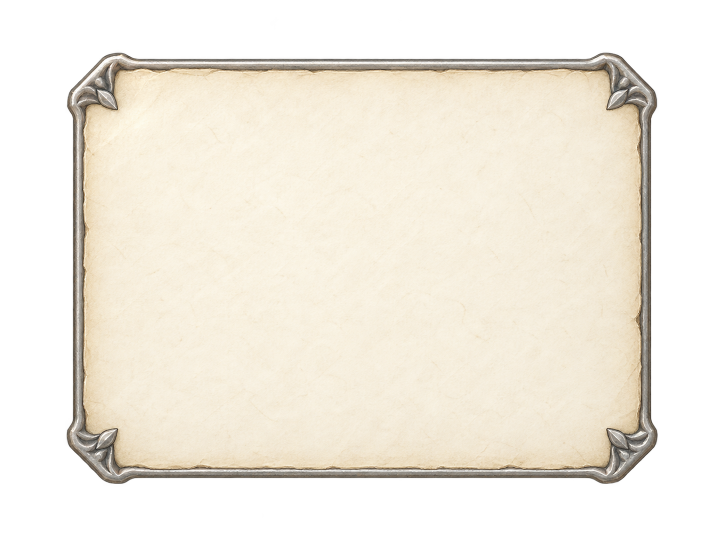
#> input picture docs/ui-redesign/revision-v9-2026-09-29/masters/control-ivory.png, 1448 x 1086 px (shown at 1/2 size); its folder holds 4 pictures in this run
$ python export.py
#> lines starting #> are read from the running program, lines starting #| are printed output that depends on the picture
"""Exporta el material ImageGen a 2×, sin redibujar ni fabricar texturas."""
from pathlib import Path
from PIL import Image
import json,hashlib
base=Path(__file__).resolve().parent
report=[]
for spec in json.loads((base/'prompts.json').read_text(encoding='utf-8')):
#> (reads docs/ui-redesign/revision-v9-2026-09-29/prompts.json from the repository)
    source=base/'masters'/(spec['id']+'.png')
    im=Image.open(source).convert('RGBA')
#> im is the input picture: PIL image 1448x1086 RGBA; mean R, G, B, A 144.6, 138.9, 127.6, 155.3
    box=None
    if not spec.get('tile'):
        box=im.getchannel('A').point(lambda a:255 if a>24 else 0).getbbox()
#> box = (133, 105, 1316, 968)
        box=(max(0,box[0]-3),max(0,box[1]-3),min(im.width,box[2]+3),min(im.height,box[3]+3))
#> box = (130, 102, 1319, 971)
        im=im.crop(box)
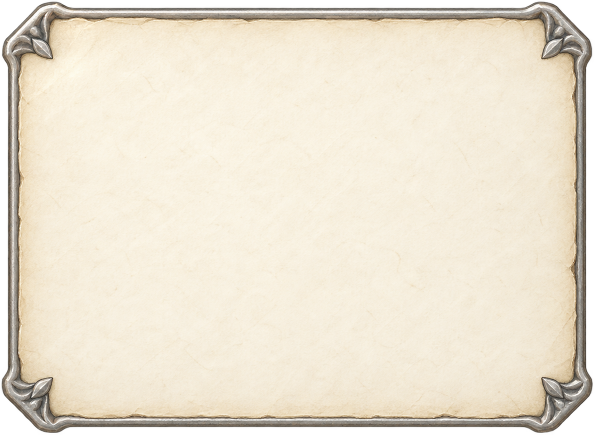
#> im: PIL image 1189x869 RGBA (shown at 1/2 size); mean R, G, B, A 220.1, 211.4, 194.1, 236.3; transparent parts drawn white
    im=im.resize(tuple(n*2 for n in spec['css']),Image.Resampling.LANCZOS)
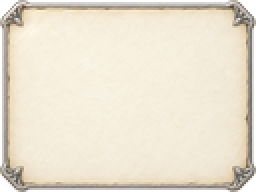
#> im: PIL image 128x96 RGBA (shown 2 times larger); mean R, G, B, A 219.9, 211.1, 193.7, 236.4; transparent parts drawn white
    target=base/'assets'/(spec['id']+'.png')
    im.save(target,optimize=True)
    report.append(dict(id=spec['id'],size=im.size,css=spec['css'],crop=box,alpha=im.getchannel('A').getextrema(),sha256=hashlib.sha256(target.read_bytes()).hexdigest()))
#> pass 2 of the loop `for spec in json.loads((base/'prompts.json').read_text(encoding='utf-8..`:
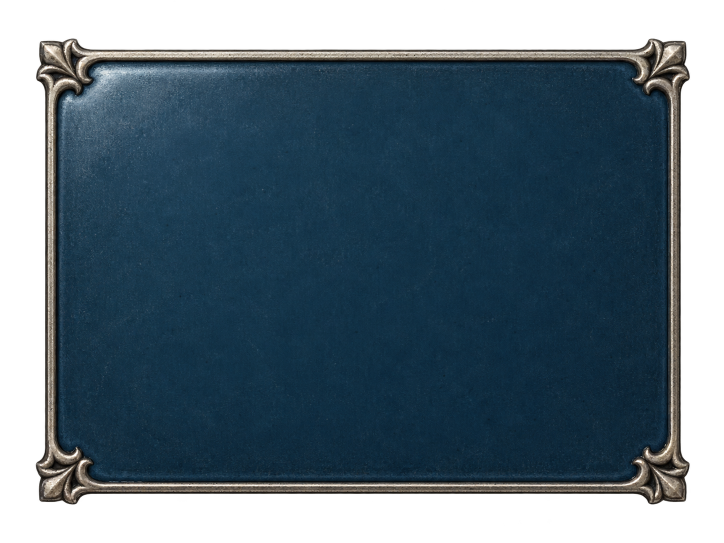
#> input picture docs/ui-redesign/revision-v9-2026-09-29/masters/control-slate.png, 1448 x 1086 px (shown at 1/2 size)
#> im is the input picture: PIL image 1448x1086 RGBA; mean R, G, B, A 23.2, 41.1, 52.6, 183
#> `box=im.getchannel('A').point(lambda a:255 if a>24 else 0).getbbox()`: box = (71, 77, 1380, 1009)
#> `box=(max(0,box[0]-3),max(0,box[1]-3),min(im.width,box[2]+3),min(im.hei..`: box = (68, 74, 1383, 1012)
#> `im=im.crop(box)`:
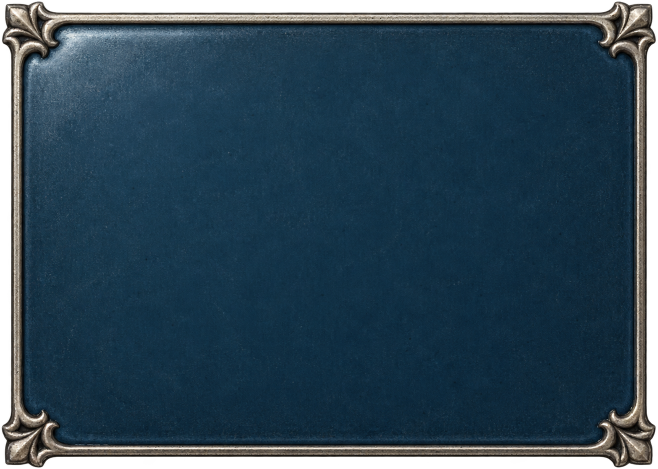
#> im: PIL image 1315x938 RGBA (shown at 1/2 size); mean R, G, B, A 29.6, 52.4, 67.1, 233.3; transparent parts drawn white
#> `im=im.resize(tuple(n*2 for n in spec['css']),Image.Resampling.LANCZOS)`:
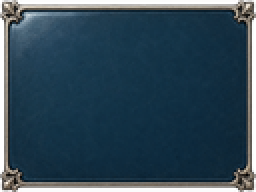
#> im: PIL image 128x96 RGBA (shown 2 times larger); mean R, G, B, A 33.1, 55.7, 69.6, 233.3; transparent parts drawn white
#> pass 3 of the loop `for spec in json.loads((base/'prompts.json').read_text(encoding='utf-8..`:
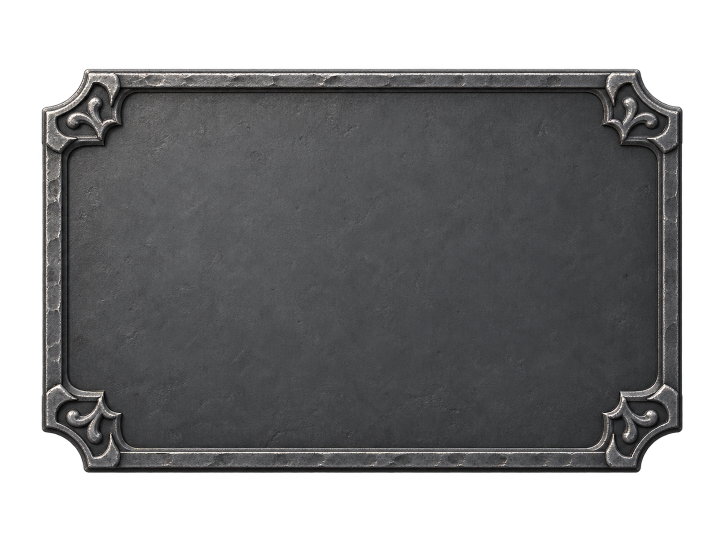
#> input picture docs/ui-redesign/revision-v9-2026-09-29/masters/control-iron.png, 1448 x 1086 px (shown at 1/2 size)
#> im is the input picture: PIL image 1448x1086 RGBA; mean R, G, B, A 49.6, 49.7, 50.6, 162.7
#> `box=im.getchannel('A').point(lambda a:255 if a>24 else 0).getbbox()`: box = (83, 137, 1366, 946)
#> `box=(max(0,box[0]-3),max(0,box[1]-3),min(im.width,box[2]+3),min(im.hei..`: box = (80, 134, 1369, 949)
#> `im=im.crop(box)`:
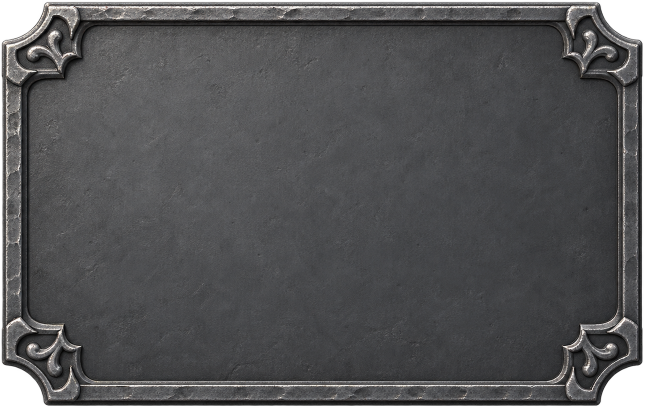
#> im: PIL image 1289x815 RGBA (shown at 1/2 size); mean R, G, B, A 74.2, 74.3, 75.7, 243.5; transparent parts drawn white
#> `im=im.resize(tuple(n*2 for n in spec['css']),Image.Resampling.LANCZOS)`:
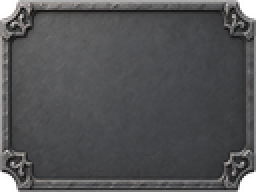
#> im: PIL image 128x96 RGBA (shown 2 times larger); mean R, G, B, A 74.2, 74.3, 75.7, 243.8; transparent parts drawn white
#> the loop made 4 passes; the first 3 are shown
(base/'verification-assets.json').write_text(json.dumps(report,indent=2)+'\n',encoding='utf-8')
print('4 recursos exportados.')
